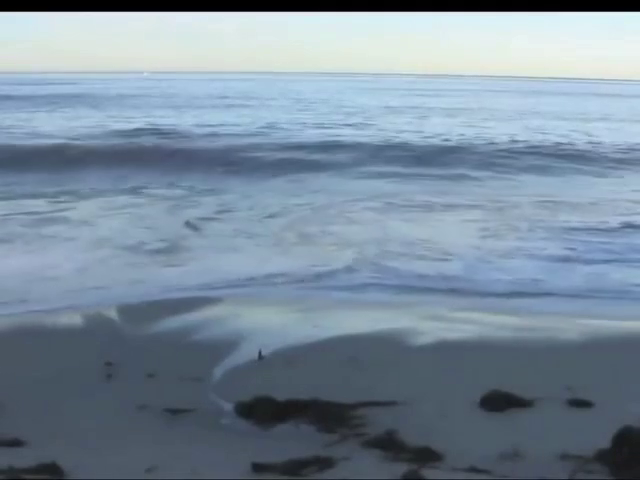
#> input picture frame 39 of Normal_Ocean_Wave.mp4, 640 x 480 px, given in place of nice ocean waves remix.mp4, which was not available
$ python Video_Cartoonize.py
#> lines starting #> are read from the running program, lines starting #| are printed output that depends on the picture; after the words box and inside, x2 and y2 are one past the last pixel; in counts of white or black regions, pixels touching at a corner belong together; pictures that were not available may be replaced by others from this repository, and a replacement may not be noted
import cv2
import numpy as np

capture = cv2.VideoCapture('E:/CS231/CS231_Nhap_Mon_Thi_Giac_May_Tinh/nice ocean waves remix.mp4')

if (capture.isOpened()== False):
  print("Error opening video stream or file")

else:
  # Get frame rate information
  fps = capture.get(5)
  print('Frames per second : ', fps,'FPS')
  # Get frame count
  frame_count = capture.get(7)
  print('Frame count : ', frame_count)

frameNr = 0

while (True):

  success, frame = capture.read()
#> frame is the input picture: shape (480, 640, 3); mean B, G, R 156.6, 140.5, 123

  if not success:
    break

  gray = cv2.cvtColor(frame, cv2.COLOR_BGR2GRAY)
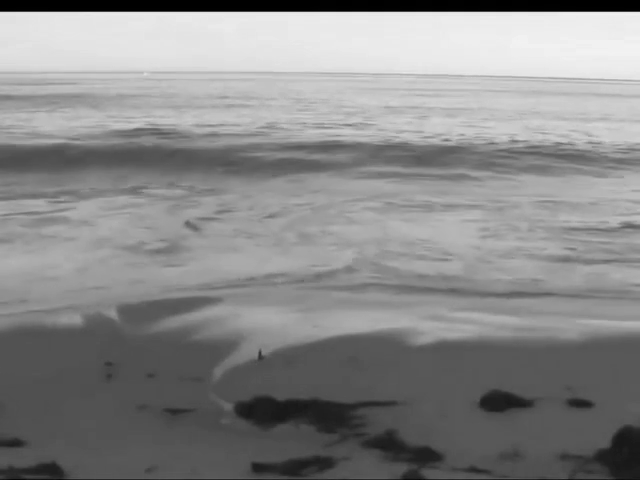
#> gray: shape (480, 640); min 0, max 242, mean 137.1
  blur = cv2.medianBlur(gray, 5)
  edges = cv2.adaptiveThreshold(blur, 255, cv2.ADAPTIVE_THRESH_MEAN_C,cv2.THRESH_BINARY, 9, 9)
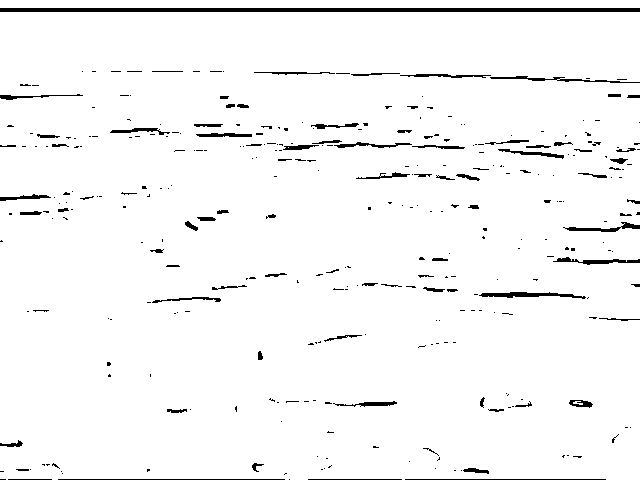
#> edges: shape (480, 640); 96.6% white; 331 black regions (246 under 20 px), largest, box (x1, y1, x2, y2) and area: (0, 8, 640, 12) 2560, (479, 292, 586, 299) 381, (490, 76, 640, 83) 300

  color = cv2.bilateralFilter(frame, 9, 250, 250)
  cartoon = cv2.bitwise_and(color, color, mask=edges)
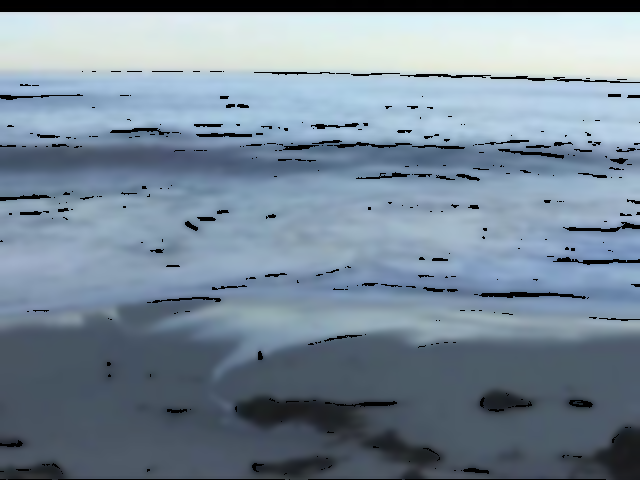
#> cartoon: shape (480, 640, 3); mean B, G, R 152.6, 137.1, 120.1

  cv2.imwrite(f'E:/CS231/CS231_Nhap_Mon_Thi_Giac_May_Tinh/frames_output/frame_{frameNr}.jpg', cartoon)

  frameNr = frameNr+1

capture.release()


img_array = []

for x in range (0, 867):
  img = cv2.imread('E:/CS231/CS231_Nhap_Mon_Thi_Giac_May_Tinh/frames_output/frame_{0}.jpg'.format(x))
  height, width, layers = img.shape
  size = (width,height)
  img_array.append(img)

video = cv2.VideoWriter('E:/CS231/CS231_Nhap_Mon_Thi_Giac_May_Tinh/output_vid.mp4',cv2.VideoWriter_fourcc('m', 'p', '4', 'v'), 30, size)

for i in range(len(img_array)):
    video.write(img_array[i])
video.release()

$ run again, starting later in the video
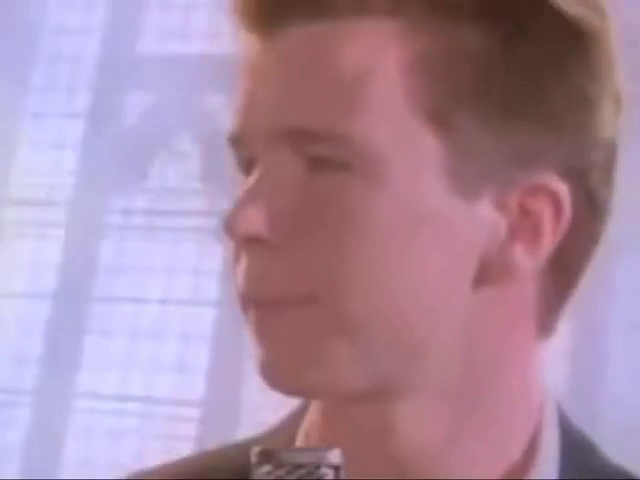
#> input picture frame 177 of Normal_Ocean_Wave.mp4, 640 x 480 px, given in place of nice ocean waves remix.mp4, which was not available
#> frame is the input picture: shape (480, 640, 3); mean B, G, R 161.4, 139.5, 169.8
#> `gray = cv2.cvtColor(frame, cv2.COLOR_BGR2GRAY)`:
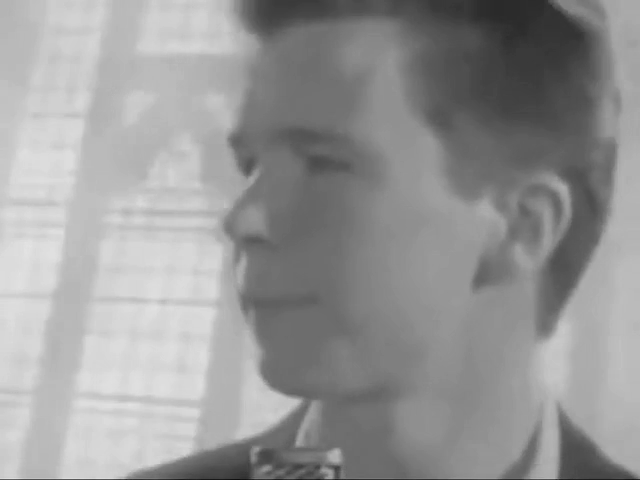
#> gray: shape (480, 640); min 14, max 228, mean 151
#> `edges = cv2.adaptiveThreshold(blur, 255, cv2.ADAPTIVE_THRESH_MEAN_C,cv..`:
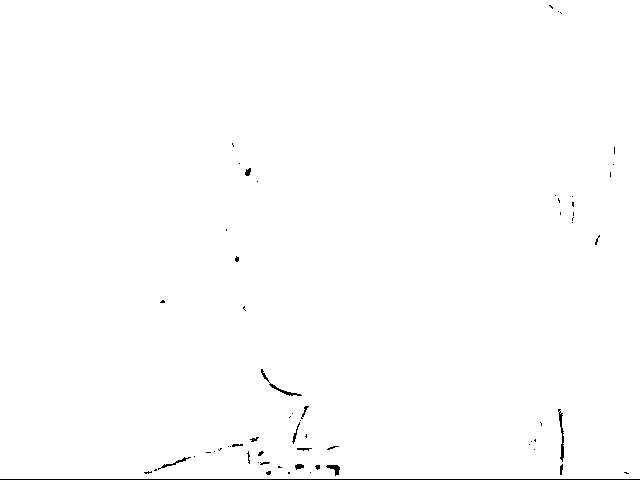
#> edges: shape (480, 640); 99.5% white; black in thin lines or dots
